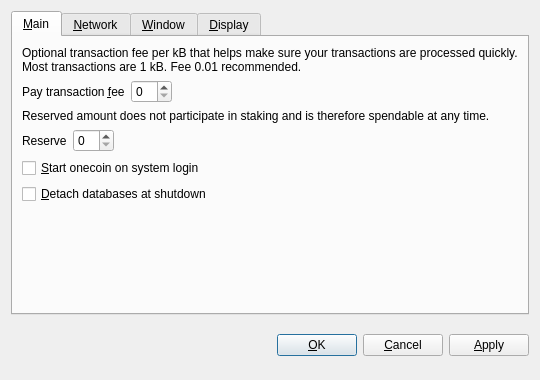
<?xml version="1.0" encoding="UTF-8"?>
<ui version="4.0">
 <class>OptionsDialog</class>
 <widget class="QDialog" name="OptionsDialog">
  <property name="geometry">
   <rect>
    <x>0</x>
    <y>0</y>
    <width>540</width>
    <height>380</height>
   </rect>
  </property>
  <property name="windowTitle">
   <string>Options</string>
  </property>
  <property name="modal">
   <bool>true</bool>
  </property>
  <layout class="QVBoxLayout" name="verticalLayout">
   <item>
    <widget class="QTabWidget" name="tabWidget">
     <property name="tabPosition">
      <enum>QTabWidget::North</enum>
     </property>
     <property name="currentIndex">
      <number>0</number>
     </property>
     <widget class="QWidget" name="tabMain">
      <attribute name="title">
       <string>&amp;Main</string>
      </attribute>
      <layout class="QVBoxLayout" name="verticalLayout_Main">
       <item>
        <widget class="QLabel" name="transactionFeeInfoLabel">
         <property name="text">
          <string>Optional transaction fee per kB that helps make sure your transactions are processed quickly. Most transactions are 1 kB. Fee 0.01 recommended.</string>
         </property>
         <property name="textFormat">
          <enum>Qt::PlainText</enum>
         </property>
         <property name="wordWrap">
          <bool>true</bool>
         </property>
        </widget>
       </item>
       <item>
        <layout class="QHBoxLayout" name="horizontalLayoutFee">
         <item>
          <widget class="QLabel" name="transactionFeeLabel">
           <property name="text">
            <string>Pay transaction &amp;fee</string>
           </property>
           <property name="textFormat">
            <enum>Qt::PlainText</enum>
           </property>
           <property name="buddy">
            <cstring>transactionFee</cstring>
           </property>
          </widget>
         </item>
         <item>
          <widget class="BitcoinAmountField" name="transactionFee"/>
         </item>
         <item>
          <spacer name="horizontalSpacerFee">
           <property name="orientation">
            <enum>Qt::Horizontal</enum>
           </property>
           <property name="sizeHint" stdset="0">
            <size>
             <width>40</width>
             <height>20</height>
            </size>
           </property>
          </spacer>
         </item>
        </layout>
       </item>
       <item>
        <widget class="QLabel" name="reserveBalanceInfoLabel">
         <property name="text">
          <string>Reserved amount does not participate in staking and is therefore spendable at any time.</string>
         </property>
         <property name="textFormat">
          <enum>Qt::PlainText</enum>
         </property>
         <property name="wordWrap">
          <bool>true</bool>
         </property>
        </widget>
       </item>
       <item>
        <layout class="QHBoxLayout" name="horizontalLayoutReserveBalance">
         <item>
          <widget class="QLabel" name="reserveBalanceLabel">
           <property name="text">
            <string>Reserve</string>
           </property>
           <property name="textFormat">
            <enum>Qt::PlainText</enum>
           </property>
           <property name="buddy">
            <cstring>reserveBalance</cstring>
           </property>
          </widget>
         </item>
         <item>
          <widget class="BitcoinAmountField" name="reserveBalance"/>
         </item>
         <item>
          <spacer name="horizontalSpacerReserveBalance">
           <property name="orientation">
            <enum>Qt::Horizontal</enum>
           </property>
           <property name="sizeHint" stdset="0">
            <size>
             <width>40</width>
             <height>20</height>
            </size>
           </property>
          </spacer>
         </item>
        </layout>
       </item>
       <item>
        <widget class="QCheckBox" name="bitcoinAtStartup">
         <property name="toolTip">
          <string>Automatically start onecoin after logging in to the system.</string>
         </property>
         <property name="text">
          <string>&amp;Start onecoin on system login</string>
         </property>
        </widget>
       </item>
       <item>
        <widget class="QCheckBox" name="detachDatabases">
         <property name="toolTip">
          <string>Detach block and address databases at shutdown. This means they can be moved to another data directory, but it slows down shutdown. The wallet is always detached.</string>
         </property>
         <property name="text">
          <string>&amp;Detach databases at shutdown</string>
         </property>
        </widget>
       </item>
       <item>
        <spacer name="verticalSpacer_Main">
         <property name="orientation">
          <enum>Qt::Vertical</enum>
         </property>
         <property name="sizeHint" stdset="0">
          <size>
           <width>20</width>
           <height>40</height>
          </size>
         </property>
        </spacer>
       </item>
      </layout>
     </widget>
     <widget class="QWidget" name="tabNetwork">
      <attribute name="title">
       <string>&amp;Network</string>
      </attribute>
      <layout class="QVBoxLayout" name="verticalLayout_Network">
       <item>
        <widget class="QCheckBox" name="mapPortUpnp">
         <property name="toolTip">
          <string>Automatically open the onecoin client port on the router. This only works when your router supports UPnP and it is enabled.</string>
         </property>
         <property name="text">
          <string>Map port using &amp;UPnP</string>
         </property>
        </widget>
       </item>
       <item>
        <widget class="QCheckBox" name="connectSocks">
         <property name="toolTip">
          <string>Connect to the onecoin network through a SOCKS proxy (e.g. when connecting through Tor).</string>
         </property>
         <property name="text">
          <string>&amp;Connect through SOCKS proxy:</string>
         </property>
        </widget>
       </item>
       <item>
        <layout class="QHBoxLayout" name="horizontalLayout_Network">
         <item>
          <widget class="QLabel" name="proxyIpLabel">
           <property name="text">
            <string>Proxy &amp;IP:</string>
           </property>
           <property name="textFormat">
            <enum>Qt::PlainText</enum>
           </property>
           <property name="buddy">
            <cstring>proxyIp</cstring>
           </property>
          </widget>
         </item>
         <item>
          <widget class="QValidatedLineEdit" name="proxyIp">
           <property name="maximumSize">
            <size>
             <width>140</width>
             <height>16777215</height>
            </size>
           </property>
           <property name="toolTip">
            <string>IP address of the proxy (e.g. 127.0.0.1)</string>
           </property>
          </widget>
         </item>
         <item>
          <widget class="QLabel" name="proxyPortLabel">
           <property name="text">
            <string>&amp;Port:</string>
           </property>
           <property name="textFormat">
            <enum>Qt::PlainText</enum>
           </property>
           <property name="buddy">
            <cstring>proxyPort</cstring>
           </property>
          </widget>
         </item>
         <item>
          <widget class="QLineEdit" name="proxyPort">
           <property name="maximumSize">
            <size>
             <width>55</width>
             <height>16777215</height>
            </size>
           </property>
           <property name="toolTip">
            <string>Port of the proxy (e.g. 9050)</string>
           </property>
          </widget>
         </item>
         <item>
          <widget class="QLabel" name="socksVersionLabel">
           <property name="text">
            <string>SOCKS &amp;Version:</string>
           </property>
           <property name="textFormat">
            <enum>Qt::PlainText</enum>
           </property>
           <property name="buddy">
            <cstring>socksVersion</cstring>
           </property>
          </widget>
         </item>
         <item>
          <widget class="QValueComboBox" name="socksVersion">
           <property name="toolTip">
            <string>SOCKS version of the proxy (e.g. 5)</string>
           </property>
          </widget>
         </item>
         <item>
          <spacer name="horizontalSpacer_Network">
           <property name="orientation">
            <enum>Qt::Horizontal</enum>
           </property>
           <property name="sizeHint" stdset="0">
            <size>
             <width>40</width>
             <height>20</height>
            </size>
           </property>
          </spacer>
         </item>
        </layout>
       </item>
       <item>
        <spacer name="verticalSpacer_Network">
         <property name="orientation">
          <enum>Qt::Vertical</enum>
         </property>
         <property name="sizeHint" stdset="0">
          <size>
           <width>20</width>
           <height>40</height>
          </size>
         </property>
        </spacer>
       </item>
      </layout>
     </widget>
     <widget class="QWidget" name="tabWindow">
      <attribute name="title">
       <string>&amp;Window</string>
      </attribute>
      <layout class="QVBoxLayout" name="verticalLayout_Window">
       <item>
        <widget class="QCheckBox" name="minimizeToTray">
         <property name="toolTip">
          <string>Show only a tray icon after minimizing the window.</string>
         </property>
         <property name="text">
          <string>&amp;Minimize to the tray instead of the taskbar</string>
         </property>
        </widget>
       </item>
       <item>
        <widget class="QCheckBox" name="minimizeOnClose">
         <property name="toolTip">
          <string>Minimize instead of exit the application when the window is closed. When this option is enabled, the application will be closed only after selecting Quit in the menu.</string>
         </property>
         <property name="text">
          <string>M&amp;inimize on close</string>
         </property>
        </widget>
       </item>
       <item>
        <spacer name="verticalSpacer_Window">
         <property name="orientation">
          <enum>Qt::Vertical</enum>
         </property>
         <property name="sizeHint" stdset="0">
          <size>
           <width>20</width>
           <height>40</height>
          </size>
         </property>
        </spacer>
       </item>
      </layout>
     </widget>
     <widget class="QWidget" name="tabDisplay">
      <attribute name="title">
       <string>&amp;Display</string>
      </attribute>
      <layout class="QVBoxLayout" name="verticalLayout_Display">
       <item>
        <layout class="QHBoxLayout" name="horizontalLayout_1_Display">
         <item>
          <widget class="QLabel" name="langLabel">
           <property name="text">
            <string>User Interface &amp;language:</string>
           </property>
           <property name="textFormat">
            <enum>Qt::PlainText</enum>
           </property>
           <property name="buddy">
            <cstring>lang</cstring>
           </property>
          </widget>
         </item>
         <item>
          <widget class="QValueComboBox" name="lang">
           <property name="toolTip">
            <string>The user interface language can be set here. This setting will take effect after restarting onecoin.</string>
           </property>
          </widget>
         </item>
        </layout>
       </item>
       <item>
        <layout class="QHBoxLayout" name="horizontalLayout_2_Display">
         <item>
          <widget class="QLabel" name="unitLabel">
           <property name="text">
            <string>&amp;Unit to show amounts in:</string>
           </property>
           <property name="textFormat">
            <enum>Qt::PlainText</enum>
           </property>
           <property name="buddy">
            <cstring>unit</cstring>
           </property>
          </widget>
         </item>
         <item>
          <widget class="QValueComboBox" name="unit">
           <property name="toolTip">
            <string>Choose the default subdivision unit to show in the interface and when sending coins.</string>
           </property>
          </widget>
         </item>
        </layout>
       </item>
       <item>
        <widget class="QCheckBox" name="displayAddresses">
         <property name="toolTip">
          <string>Whether to show onecoin addresses in the transaction list or not.</string>
         </property>
         <property name="text">
          <string>&amp;Display addresses in transaction list</string>
         </property>
        </widget>
       </item>
       <item>
        <widget class="QCheckBox" name="coinControlFeatures">
         <property name="toolTip">
          <string>Whether to show coin control features or not.</string>
         </property>
         <property name="text">
          <string>Display coin &amp;control features (experts only!)</string>
         </property>
        </widget>
       </item>
       <item>
        <spacer name="verticalSpacer_Display">
         <property name="orientation">
          <enum>Qt::Vertical</enum>
         </property>
         <property name="sizeHint" stdset="0">
          <size>
           <width>20</width>
           <height>40</height>
          </size>
         </property>
        </spacer>
       </item>
      </layout>
     </widget>
    </widget>
   </item>
   <item>
    <layout class="QHBoxLayout" name="horizontalLayout_Buttons">
     <item>
      <spacer name="horizontalSpacer_1">
       <property name="orientation">
        <enum>Qt::Horizontal</enum>
       </property>
       <property name="sizeHint" stdset="0">
        <size>
         <width>40</width>
         <height>48</height>
        </size>
       </property>
      </spacer>
     </item>
     <item>
      <widget class="QLabel" name="statusLabel">
       <property name="font">
        <font>
         <weight>75</weight>
         <bold>true</bold>
        </font>
       </property>
       <property name="text">
        <string/>
       </property>
       <property name="textFormat">
        <enum>Qt::PlainText</enum>
       </property>
       <property name="wordWrap">
        <bool>true</bool>
       </property>
      </widget>
     </item>
     <item>
      <spacer name="horizontalSpacer_2">
       <property name="orientation">
        <enum>Qt::Horizontal</enum>
       </property>
       <property name="sizeHint" stdset="0">
        <size>
         <width>40</width>
         <height>48</height>
        </size>
       </property>
      </spacer>
     </item>
     <item>
      <widget class="QPushButton" name="okButton">
       <property name="text">
        <string>&amp;OK</string>
       </property>
      </widget>
     </item>
     <item>
      <widget class="QPushButton" name="cancelButton">
       <property name="text">
        <string>&amp;Cancel</string>
       </property>
       <property name="autoDefault">
        <bool>false</bool>
       </property>
      </widget>
     </item>
     <item>
      <widget class="QPushButton" name="applyButton">
       <property name="text">
        <string>&amp;Apply</string>
       </property>
       <property name="autoDefault">
        <bool>false</bool>
       </property>
      </widget>
     </item>
    </layout>
   </item>
  </layout>
 </widget>
 <customwidgets>
  <customwidget>
   <class>BitcoinAmountField</class>
   <extends>QSpinBox</extends>
   <header>bitcoinamountfield.h</header>
  </customwidget>
  <customwidget>
   <class>QValueComboBox</class>
   <extends>QComboBox</extends>
   <header>qvaluecombobox.h</header>
  </customwidget>
  <customwidget>
   <class>QValidatedLineEdit</class>
   <extends>QLineEdit</extends>
   <header>qvalidatedlineedit.h</header>
  </customwidget>
 </customwidgets>
 <resources/>
 <connections/>
</ui>
